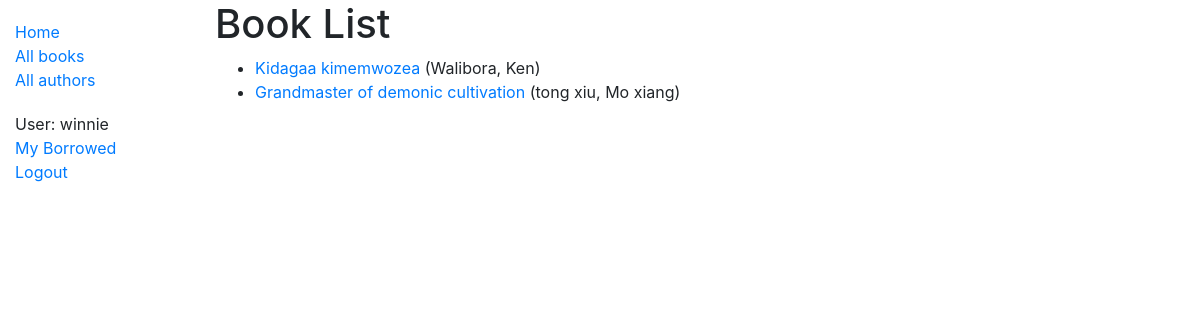
Screenshot of /catalog/books/ (signed in) with the database file from the repository.
### catalog/models.py (models this page shows, shortened)
class Book(models.Model):
    title = models.CharField(max_length=200)
    author = models.ForeignKey('Author', on_delete=models.SET_NULL, null=True)
    summary = models.TextField(max_length=1000, help_text='Enter a brief description of the book')
    isbn = models.CharField('ISBN', max_length=13, help_text='13 Character <a href="https://www.isbn-international.org/content/what-isbn">ISBN number</a>')
    genre = models.ManyToManyField(Genre, help_text='Select a genre for this book')
    language = models.ForeignKey('Language', on_delete=models.SET_NULL, null=True)
    def display_genre(self):
        """Create a string for the Genre. This is required to display genre in Admin."""
        return ', '.join(genre.name for genre in self.genre.all()[:3])
    display_genre.short_description = 'Genre'
    def get_absolute_url(self):
        return reverse('book-detail', args=[str(self.id)])

class Author(models.Model):
    first_name = models.CharField(max_length=100)
    last_name = models.CharField(max_length=100)
    date_of_birth = models.DateField(null=True, blank=True)
    date_of_death = models.DateField('Died', null=True, blank=True)
    class Meta:
        ordering = ['last_name', 'first_name']
    def __str__(self):
        return f'{self.last_name}, {self.first_name}'

### catalog/views.py (the view)
# urls.py: path('books/', views.BookListView.as_view(), name='books'),
class BookListView(LoginRequiredMixin,generic.ListView):
    model = Book

### catalog/templates/catalog/book_list.html
{% extends "basic_generic.html" %}
{% block content %}
  <h1>Book List</h1>
  {% if book_list %}
  <ul>
    {% for book in book_list %}
      <li>
        <a href="{{ book.get_absolute_url }}">{{ book.title }}</a> ({{book.author}})
      </li>
    {% endfor %}
  </ul>
  {% else %}
    <p>There are no books in the library.</p>
  {% endif %}
{% endblock %}

### catalog/templates/basic_generic.html (shortened to what this page needs)
<!DOCTYPE html>
<html lang="en">
<head>
  <link rel="stylesheet" href="https://stackpath.bootstrapcdn.com/bootstrap/4.1.3/css/bootstrap.min.css">
  {% load static %}
  <link rel="stylesheet" href="{% static 'css/styles.css' %}">
</head>
<body>
  <div class="container-fluid">
    <div class="row">
      <div class="col-sm-2">
      {% block sidebar %}
      <ul class = "sidebar-nav">
          <li><a href="{% url 'index' %}">Home</a></li>
          <li><a href="{% url 'books' %}">All books</a></li>
          <li><a href="{% url 'authors' %}">All authors</a></li>
      </ul>
      <ul class="sidebar-nav">
            {% if user.is_authenticated %}
              <li>User: {{ user.get_username }}</li>
              <li><a href="{% url 'my-borrowed' %}">My Borrowed</a></li>
              <li><a href="{% url 'logout'%}?next={{request.path}}">Logout</a></li>
            {% else %}
              <li><a href="{% url 'login'%}?next={{request.path}}">Login</a></li>
            {% endif %}
        </ul>
     {% endblock %}
      </div>
      <div class="col-sm-10 ">{% block content %}{% endblock %}</div>
    </div>
  </div>
</body>
</html>

### catalog/static/css/styles.css (style rules this page uses)
.sidebar-nav { margin-top: 20px; padding: 0; list-style: none; }

### rows the page displays
Book: title "Kidagaa kimemwozea", author "Walibora, Ken"
Book: title "Grandmaster of demonic cultivation", author "tong xiu, Mo xiang"

### other values shown
{{ user.get_username }} "winnie"
